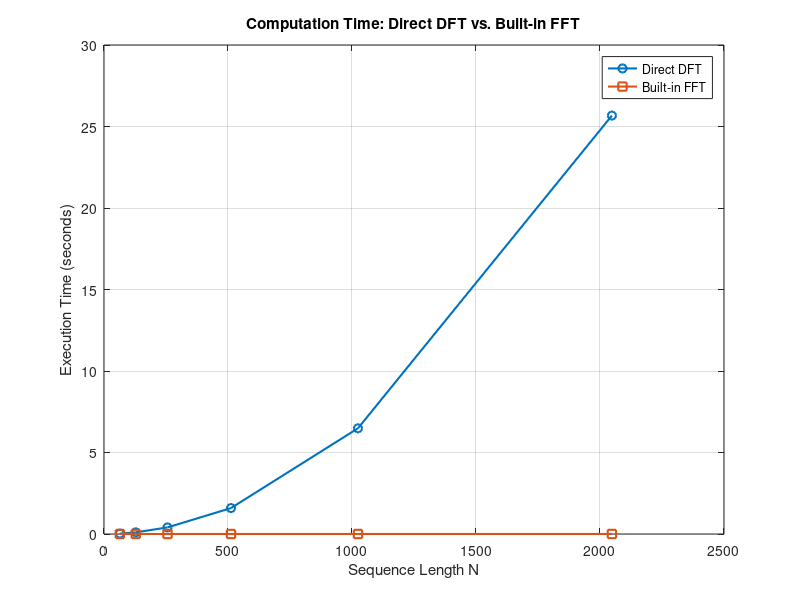

MATLAB code for this plot:
N_vals = [64, 128, 256, 512, 1024, 2048];
t_dft = zeros(size(N_vals));
t_fft = zeros(size(N_vals));

for idx = 1:length(N_vals)
    N = N_vals(idx);
    x = randn(1, N); % Random test sequence

    % Direct DFT (O(N^2))
    tic;
    X_dft = zeros(1, N);
    for k = 0:N-1
        for n = 0:N-1
            X_dft(k+1) = X_dft(k+1) + x(n+1) * exp(-1i * 2 * pi * k * n / N);
        end
    end
    t_dft(idx) = toc;

    % Built-in FFT (O(N log N))
    tic;
    X_fft = fft(x);
    t_fft(idx) = toc;
end

% Plotting
figure;
plot(N_vals, t_dft, '-o', 'LineWidth', 1.5); hold on;
plot(N_vals, t_fft, '-s', 'LineWidth', 1.5); grid on;
title('Computation Time: Direct DFT vs. Built-in FFT');
xlabel('Sequence Length N'); ylabel('Execution Time (seconds)');
legend('Direct DFT', 'Built-in FFT');
